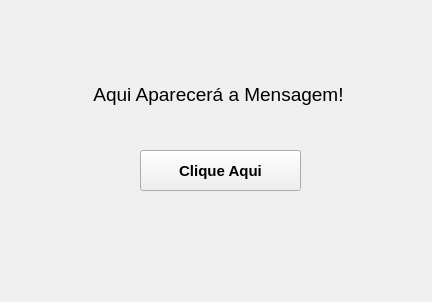
<?xml version="1.0" encoding="UTF-8"?>
<ui version="4.0">
 <class>MainWindow</class>
 <widget class="QMainWindow" name="MainWindow">
  <property name="geometry">
   <rect>
    <x>0</x>
    <y>0</y>
    <width>432</width>
    <height>302</height>
   </rect>
  </property>
  <property name="minimumSize">
   <size>
    <width>432</width>
    <height>302</height>
   </size>
  </property>
  <property name="maximumSize">
   <size>
    <width>432</width>
    <height>302</height>
   </size>
  </property>
  <property name="windowTitle">
   <string>Métodos para Slots</string>
  </property>
  <widget class="QWidget" name="centralwidget">
   <widget class="QPushButton" name="btnClick">
    <property name="geometry">
     <rect>
      <x>140</x>
      <y>150</y>
      <width>161</width>
      <height>41</height>
     </rect>
    </property>
    <property name="font">
     <font>
      <family>Arial</family>
      <pointsize>11</pointsize>
      <bold>true</bold>
     </font>
    </property>
    <property name="text">
     <string>Clique Aqui</string>
    </property>
   </widget>
   <widget class="QLabel" name="lblText">
    <property name="geometry">
     <rect>
      <x>48</x>
      <y>79</y>
      <width>341</width>
      <height>31</height>
     </rect>
    </property>
    <property name="font">
     <font>
      <family>Arial</family>
      <pointsize>14</pointsize>
     </font>
    </property>
    <property name="text">
     <string>Aqui Aparecerá a Mensagem!</string>
    </property>
    <property name="alignment">
     <set>Qt::AlignCenter</set>
    </property>
   </widget>
  </widget>
 </widget>
 <resources/>
 <connections/>
</ui>
